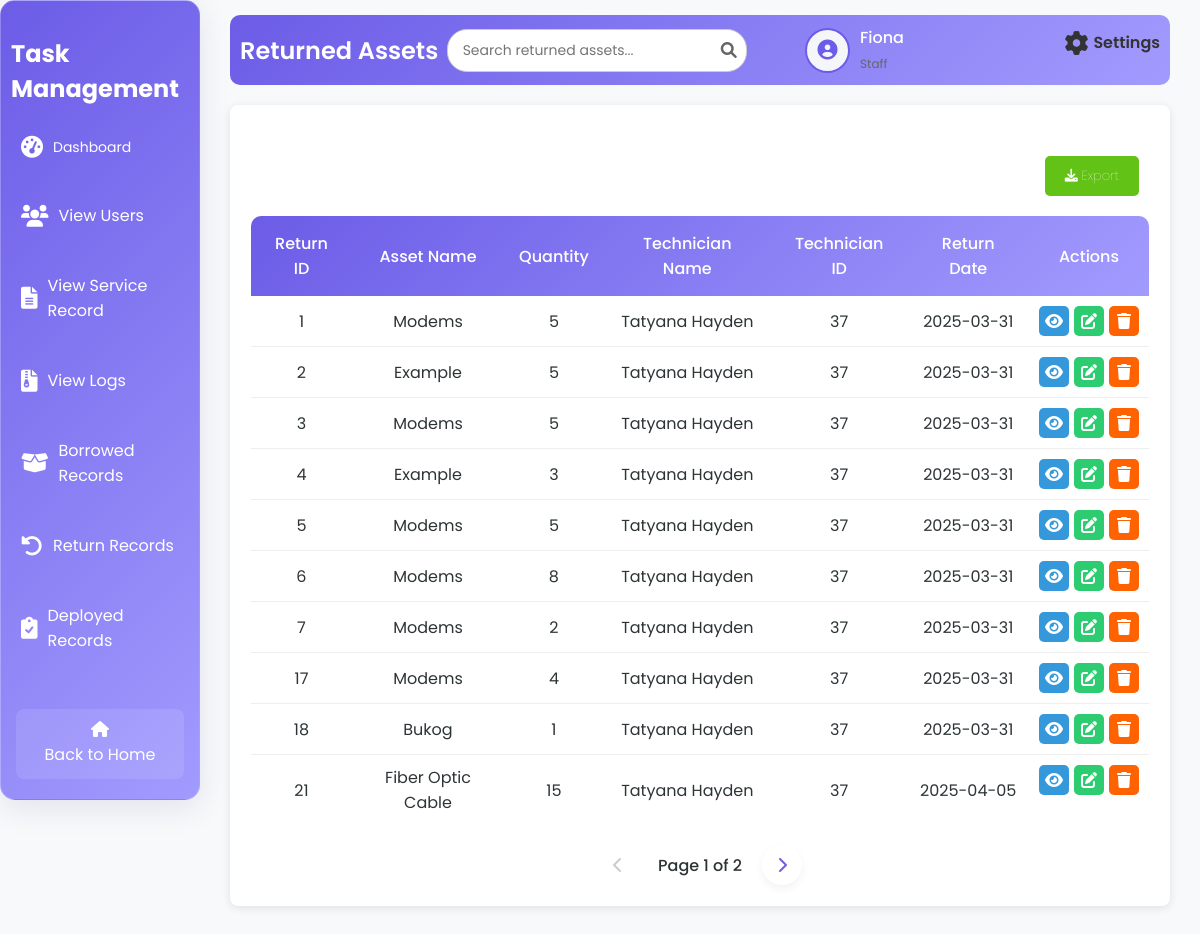
Page /returnT.php (signed in) on the committed database.
### tables this page shows
CREATE TABLE `tbl_returned` (
  `r_id` int(50) NOT NULL,
  `r_assets_name` varchar(200) NOT NULL,
  `r_quantity` int(50) NOT NULL,
  `r_technician_name` varchar(200) NOT NULL,
  `r_technician_id` int(50) NOT NULL,
  `r_date` date NOT NULL
);

### returnT.php (the view, shortened to what this page needs)
<?php
include 'db.php';
$username = $_SESSION['username'];
$firstName = '';
$userType = '';
$avatarPath = $_SESSION['avatarPath'];
if ($conn) {
    $sqlUser = "SELECT u_fname, u_lname, u_type FROM tbl_user WHERE u_username = ?";
    $stmt = $conn->prepare($sqlUser);
    $stmt->bind_param("s", $username);
    $stmt->execute();
    $resultUser = $stmt->get_result();
    if ($resultUser->num_rows > 0) {
        $row = $resultUser->fetch_assoc();
        $firstName = $row['u_fname'];
        $userType = $row['u_type'];
    }
    $limit = 10;
    $page = isset($_GET['page']) ? (int)$_GET['page'] : 1;
    $offset = ($page - 1) * $limit;
    $countQuery = "SELECT COUNT(*) as total FROM tbl_returned";
    $countResult = $conn->query($countQuery);
    $totalRecords = $countResult->fetch_assoc()['total'];
    $totalPages = ceil($totalRecords / $limit);
    $sqlBorrowed = "SELECT r_id, r_assets_name, r_quantity, r_technician_name, r_technician_id, r_date FROM tbl_returned LIMIT ?, ?";
    $stmt = $conn->prepare($sqlBorrowed);
    $stmt->bind_param("ii", $offset, $limit);
    $stmt->execute();
    $resultBorrowed = $stmt->get_result();
} else {
    echo "Database connection failed.";
    exit();
}
?>
<!DOCTYPE html>
<html lang="en">
<head>
    <link rel="stylesheet" href="returnT.css">
    <link rel="stylesheet" href="https://cdnjs.cloudflare.com/ajax/libs/font-awesome/6.0.0-beta3/css/all.min.css">
</head>
<body>
<div class="wrapper">
    <div class="sidebar glass-container">
        <h2>Task Management</h2>
        <ul>
            <li><a href="adminD.php"><i class="fas fa-tachometer-alt"></i> <span>Dashboard</span></a></li>
            <li><a href="viewU.php"><i class="fas fa-users"></i> View Users</a></li>
            <li><a href="view_service_record.php"><i class="fas fa-file-alt"></i> View Service Record</a></li>
            <li><a href="logs.php"><i class="fas fa-file-archive"></i> View Logs</a></li>
            <li><a href="borrowedT.php"><i class="fas fa-box-open"></i>Borrowed Records</a></li>
            <li><a href="returnT.php"><i class="fas fa-undo-alt"></i> Return Records</a></li>
            <li><a href="deployedT.php"><i class="fas fa-clipboard-check"></i>Deployed Records</a></li>
        </ul>
        <footer>
            <a href="index.php" class="back-home"><i class="fas fa-home"></i> Back to Home</a>
        </footer>
    </div>
    <div class="container">
        <div class="upper">
            <h1>Returned Assets</h1>
            <div class="search-container">
                <input type="text" class="search-bar" id="searchInput" placeholder="Search returned assets..." onkeyup="searchAssets()">
                <span class="search-icon"><i class="fas fa-search"></i></span>
            </div>
            <div class="user-profile">
                <div class="user-icon">
                    <?php
                    if (!empty($avatarPath) && file_exists(str_replace('?' . time(), '', $avatarPath))) {
                        echo "<img src='" . htmlspecialchars($avatarPath, ENT_QUOTES, 'UTF-8') . "' alt='User Avatar'>";
                    } else {
                        echo "<i class='fas fa-user-circle'></i>";
                    }
                    ?>
                </div>
                <div class="user-details">
                    <span><?php echo htmlspecialchars($firstName, ENT_QUOTES, 'UTF-8'); ?></span>
                    <small><?php echo htmlspecialchars(ucfirst($userType), ENT_QUOTES, 'UTF-8'); ?></small>
                </div>
                <a href="settings.php" class="settings-link">
                    <i class="fas fa-cog"></i>
                    <span>Settings</span>
                </a>
            </div>
        </div>
        <div class="table-box glass-container">
            <div class="action-buttons">
                <button class="action-btn export-btn"><i class="fas fa-download"></i> Export</button>
            </div>
            <table id="returned-assets-table">
                <thead>
                    <tr>
                        <th>Return ID</th>
                        <th>Asset Name</th>
                        <th>Quantity</th>
                        <th>Technician Name</th>
                        <th>Technician ID</th>
                        <th>Return Date</th>
                        <th>Actions</th>
                    </tr>
                </thead>
                <tbody id="tableBody">
                    <?php
                    if ($resultBorrowed && $resultBorrowed->num_rows > 0) {
                        while ($row = $resultBorrowed->fetch_assoc()) {
                            echo "<tr>
                                    <td>{$row['r_id']}</td>
                                    <td>" . htmlspecialchars($row['r_assets_name'], ENT_QUOTES, 'UTF-8') . "</td>
                                    <td>{$row['r_quantity']}</td>
                                    <td>" . htmlspecialchars($row['r_technician_name'], ENT_QUOTES, 'UTF-8') . "</td>
                                    <td>{$row['r_technician_id']}</td>
                                    <td>{$row['r_date']}</td>
                                    <td class='action-buttons'>
                                        <a class='view-btn' onclick=\"showViewModal('{$row['r_id']}', '" . htmlspecialchars($row['r_assets_name'], ENT_QUOTES, 'UTF-8') . "', '{$row['r_quantity']}', '" . htmlspecialchars($row['r_technician_name'], ENT_QUOTES, 'UTF-8') . "', '{$row['r_technician_id']}', '{$row['r_date']}')\" title='View'><i class='fas fa-eye'></i></a>
                                        <a href='editR.php?id={$row['r_id']}' class='edit-btn' title='Edit'><i class='fas fa-edit'></i></a>
                                        <a class='delete-btn' onclick=\"showDeleteModal('{$row['r_id']}', '" . htmlspecialchars($row['r_assets_name'], ENT_QUOTES, 'UTF-8') . "')\" title='Delete'><i class='fas fa-trash'></i></a>
                                    </td>
                                  </tr>";
                        }
                    } else {
                        echo "<tr><td colspan='7' style='text-align: center;'>No returned assets found.</td></tr>";
                    }
                    ?>
                </tbody>
            </table>
            <div class="pagination">
                <?php if ($page > 1): ?>
                    <a href="?page=<?php echo $page - 1; ?>" class="pagination-link"><i class="fas fa-chevron-left"></i></a>
                <?php else: ?>
                    <span class="pagination-link disabled"><i class="fas fa-chevron-left"></i></span>
                <?php endif; ?>
                <span class="current-page">Page <?php echo $page; ?> of <?php echo $totalPages; ?></span>
                <?php if ($page < $totalPages): ?>
                    <a href="?page=<?php echo $page + 1; ?>" class="pagination-link"><i class="fas fa-chevron-right"></i></a>
                <?php else: ?>
                    <span class="pagination-link disabled"><i class="fas fa-chevron-right"></i></span>
                <?php endif; ?>
            </div>
        </div>
    </div>
</div>
</body>
</html>

### rows in the picture
tbl_returned: r_id "1", r_assets_name "Modems", r_quantity "5", r_technician_name "Tatyana Hayden", r_technician "37", r_date "2025-03-31"
tbl_returned: r_id "2", r_assets_name "Example", r_quantity "5", r_technician_name "Tatyana Hayden", r_technician "37", r_date "2025-03-31"
tbl_returned: r_id "3", r_assets_name "Modems", r_quantity "5", r_technician_name "Tatyana Hayden", r_technician "37", r_date "2025-03-31"
tbl_returned: r_id "4", r_assets_name "Example", r_quantity "3", r_technician_name "Tatyana Hayden", r_technician "37", r_date "2025-03-31"
tbl_returned: r_id "5", r_assets_name "Modems", r_quantity "5", r_technician_name "Tatyana Hayden", r_technician "37", r_date "2025-03-31"
tbl_returned: r_id "6", r_assets_name "Modems", r_quantity "8", r_technician_name "Tatyana Hayden", r_technician "37", r_date "2025-03-31"
tbl_returned: r_id "7", r_assets_name "Modems", r_quantity "2", r_technician_name "Tatyana Hayden", r_technician "37", r_date "2025-03-31"
tbl_returned: r_id "17", r_assets_name "Modems", r_quantity "4", r_technician_name "Tatyana Hayden", r_technician "37", r_date "2025-03-31"
tbl_returned: r_id "18", r_assets_name "Bukog", r_quantity "1", r_technician_name "Tatyana Hayden", r_technician "37", r_date "2025-03-31"
tbl_returned: r_id "21", r_assets_name "Fiber Optic Cable", r_quantity "15", r_technician_name "Tatyana Hayden", r_technician "37", r_date "2025-04-05"

### other values in the picture
$firstName "Fiona"
$userType "Staff"
$page "1"
$totalPages "2"
